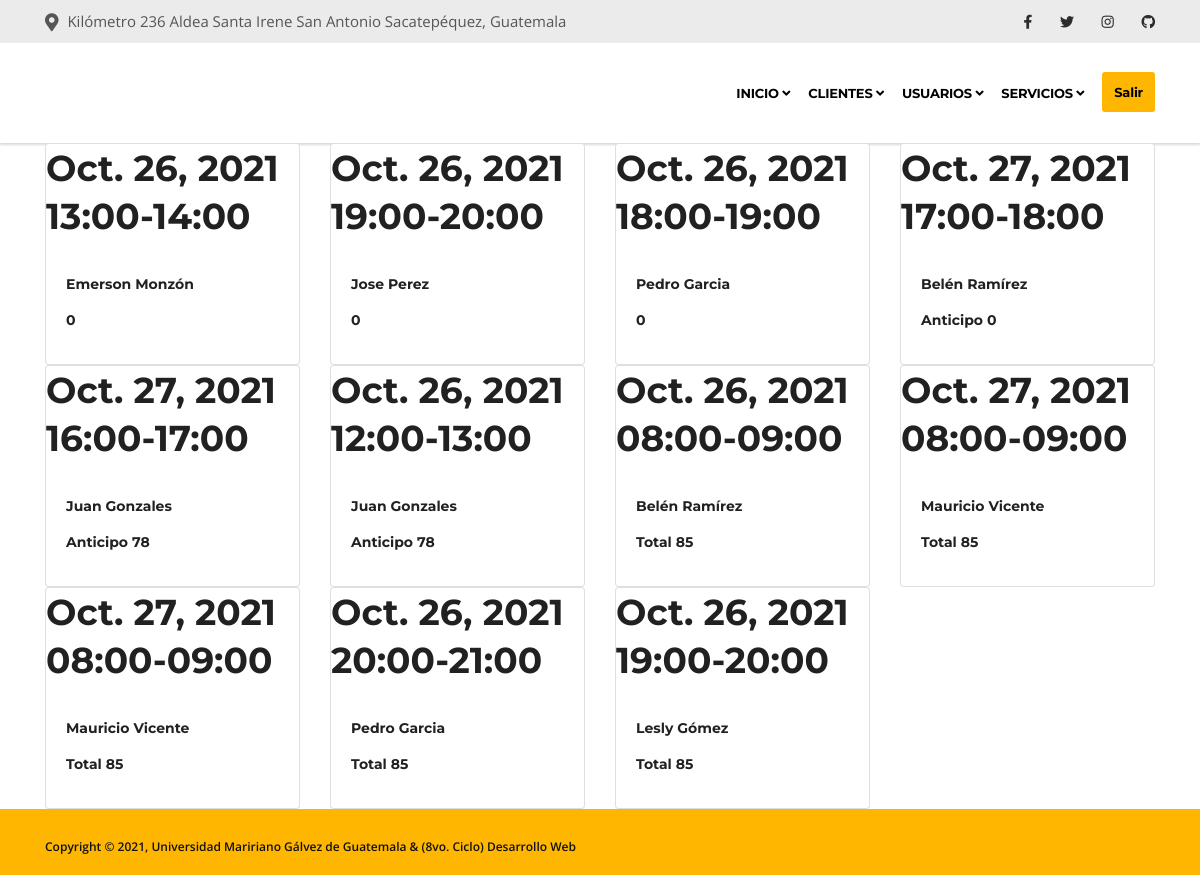
Page /reservado/ on the committed database.
### Apps/home/models.py (models this page shows, shortened)
class Reservas(models.Model):
   pago=(
      ('Total','Cancelado'),
      ('Anticipo', 'Anticipo'),
   )
   horario = (
     ('08:00-09:00','8 AM'),
     ('09:00-10:00','9 AM'),
     ('10:00-11:00','10 AM'),
     ('11:00-12:00','11 AM'),
     ('12:00-13:00','12 PM'),
     ('13:00-14:00','1 PM'),
     ('14:00-15:00','2 PM'),
     ('15:00-16:00','3 PM'),
      ('16:00-17:00','4 PM'),
      ('17:00-18:00','5 PM'),
      ('18:00-19:00','6 PM'),
      ('19:00-20:00','7 PM'),
      ('20:00-21:00','8 PM'),
)
   nombre = models.ForeignKey(
   'Cliente',
   on_delete=models.CASCADE,
   default=1
  )
   fecha = models.DateField()
   hora = models.CharField(
     max_length=20,
     choices=horario,
     default=''
 )
   telefono=models.CharField(max_length=12)
   correo = models.CharField(max_length=50)
   pago =models.CharField(
      max_length=20,
      choices=pago,
      default=''
   )
   monto=models.CharField(max_length=12)
   creacion = models.DateField(auto_now_add=True)
   actualizacion = models.DateField(auto_now_add=True)

class Cliente(models.Model):
  doc = (
     ('PASPORT','Pasaporte'),
     ('DPI','DPI'),
)
  nombre = models.CharField(max_length=50)
  apellido = models.CharField(max_length=50)
  direccion = models.CharField(max_length=200)
  documento = models.CharField(
     max_length=20,
     choices=doc,
     default=''
 )
  no_doc = models.CharField(max_length=200)
  imagen=models.CharField(max_length=500, default="")
  nacimiento = models.DateField()
  correo = models.CharField(max_length=50)
  telefono= models.CharField(max_length=10)
  creacion = models.DateField(auto_now_add=True)
  actualizacion = models.DateField(auto_now_add=True)
  def __str__(self) -> str:
     return '%s  %s'%(self.nombre,self.apellido)

### Apps/home/views.py (the view)
# urls.py: path('reservado/',  Reserva.as_view(), name='reservado'),
class Reserva(ListView):
    template_name = 'reservado.html'
    model=Reservas

### Apps/home/templates/reservado.html (shortened to what this page needs)
{% load static %}
<!DOCTYPE html>
<html lang="en">
<head>
  <link rel="stylesheet" href="{% static 'plugins/bootstrap/bootstrap.min.css' %}">
  <link rel="stylesheet" href="{% static 'plugins/fontawesome/css/all.min.css' %}">
  <link rel="stylesheet" href="{% static 'plugins/animate-css/animate.css' %}">
  <link rel="stylesheet" href="{% static 'plugins/slick/slick.css' %}">
  <link rel="stylesheet" href="{% static 'plugins/slick/slick-theme.css' %}">
  <link rel="stylesheet" href="{% static 'plugins/colorbox/colorbox.css' %}">
  <link rel="stylesheet" href="{% static 'css/style.css' %}">
</head>
<body>
  <div class="body-inner">
    <div id="top-bar" class="top-bar">
        <div class="container">
          <div class="row">
              <div class="col-lg-8 col-md-8">
                <ul class="top-info text-center text-md-left">
                    <li><i class="fas fa-map-marker-alt"></i> <p class="info-text">Kilómetro 236 Aldea Santa Irene San Antonio Sacatepéquez, Guatemala</p>
                    </li>
                </ul>
              </div>
              <div class="col-lg-4 col-md-4 top-social text-center text-md-right">
                <ul class="list-unstyled">
                    <li>
                      <a title="Facebook" href="https://facebbok.com">
                          <span class="social-icon"><i class="fab fa-facebook-f"></i></span>
                      </a>
                      <a title="Twitter" href="https://twitter.com">
                          <span class="social-icon"><i class="fab fa-twitter"></i></span>
                      </a>
                      <a title="Instagram" href="https://instagram.com">
                          <span class="social-icon"><i class="fab fa-instagram"></i></span>
                      </a>
                      <a title="Linkdin" href="https://github.com">
                          <span class="social-icon"><i class="fab fa-github"></i></span>
                      </a>
                    </li>
                </ul>
              </div>
          </div>
        </div>
    </div>
<header id="header" class="header-two">
  <div class="site-navigation">
    <div class="container">
        <div class="row">
          <div class="col-lg-12">
              <nav class="navbar navbar-expand-lg navbar-light p-0">
                <div id="navbar-collapse" class="collapse navbar-collapse">
                    <ul class="nav navbar-nav ml-auto align-items-center">
                      <li class="nav-item dropdown active">
                          <a href="#" class="nav-link dropdown-toggle" data-toggle="dropdown">Inicio <i class="fa fa-angle-down"></i></a>
                      </li>
                      <li class="nav-item dropdown">
                          <a href="#" class="nav-link dropdown-toggle" data-toggle="dropdown">Clientes <i class="fa fa-angle-down"></i></a>
                      </li>
                      <li class="nav-item dropdown">
                          <a href="#" class="nav-link dropdown-toggle" data-toggle="dropdown">Usuarios <i class="fa fa-angle-down"></i></a>
                      </li>
                      <li class="nav-item dropdown">
                          <a href="#" class="nav-link dropdown-toggle" data-toggle="dropdown">Servicios <i class="fa fa-angle-down"></i></a>
                      </li>
                      <li class="header-get-a-quote">
                          <a class="btn btn-primary" href="{% url 'home' %}">Salir</a>
                      </li>
                    </ul>
                </div>
              </nav>
          </div>
        </div>
    </div>
  </div>
</header>
<body>
    <div class="container">
        <div class="row">
        {% for reserva in object_list %}
        <div class="col-6 col-sm-4 col-md-3 ">
          <div clas="card-text-center border-info">
            <div class="card">
            <h1 class="card-title">{{reserva.fecha}} {{reserva.hora}}</h1>
            <div class="card-body">
            <h5 class="card-title">{{reserva.nombre}} {{reserva.apellido}}</h5>
            <h5 class="card-title">{{reserva.pago}} {{reserva.monto}}</h5>
            </div>
          </div>
        </div>
      </div>
      {% endfor %}
      </div>
      </div>
</body>
<div class="copyright">
  <div class="container">
    <div class="row align-items-center">
      <div class="col-md-6">
        <div class="copyright-info text-center text-md-left">
          <span>Copyright &copy; , Universidad Maririano Gálvez de Guatemala &amp; (8vo. Ciclo) <a href="https://themefisher.com">Desarrollo Web</a></span>
        </div>
      </div>
  </div>
</div>
</div>
</body>
</html>

### Apps/home/static/css/style.css (style rules this page uses)
body { background: #fff; color: #555; }
body, p { font-family: "Open Sans", sans-serif; text-rendering: optimizeLegibility; -webkit-font-smoothing: antialiased !important; line-height: 26px; font-size: 15px; }
h1, h2, h3, h4, h5, h6 { color: #212121; font-weight: 700; font-family: 'Montserrat', sans-serif; text-rendering: optimizeLegibility; -webkit-font-smoothing: antialiased !important; }
h1 { font-size: 36px; line-height: 48px; }
h5 { font-size: 14px; line-height: 24px; }
html { overflow-x: hidden !important; width: 100%; height: 100%; position: relative; -webkit-font-smoothing: antialiased; text-rendering: optimizeLegibility; }
body { border: 0; margin: 0; padding: 0; }
.body-inner { position: relative; overflow: hidden; }
a:link, a:visited { text-decoration: none; }
a { color: inherit; transition: .2s ease; }
.btn-primary, .btn-dark { border: 0; border-radius: 3px; padding: 12px 20px 10px; font-weight: 700; text-transform: uppercase; color: #fff; font-family: "Montserrat", sans-serif; transition: 350ms; font-size: 14px; }
.btn-primary { background: #ffb600; }
.top-bar { padding: 8px 0; background: #ebebeb; position: relative; }
ul.top-info { list-style: none; margin: 0; padding: 0; }
ul.top-info li { position: relative; line-height: 10px; display: inline-block; margin-left: 0; padding-right: 15px; }
ul.top-info li i { font-size: 18px; position: relative; top: 2px; margin-right: 5px; }
ul.top-info li p.info-text { margin: 0; line-height: normal; display: inline-block; flex-direction: column; }
.top-social .social-icon { display: inline-block !important; }
.top-social ul { list-style: none; padding: 0; margin: 0; margin-right: -12px; }
.top-social ul li { display: inline-block; padding: 0; }
.top-social ul li a { color: #2c2c2c; font-size: 14px; transition: 400ms; padding: 9px 12px; }
.header-two { background: #fff; box-shadow: 0 2px 2px 0 rgba(0, 0, 0, 0.15); padding: 15px 0; }
ul.navbar-nav > li > a { padding: 15px 0 !important; color: #fff; }
ul.navbar-nav > li:hover > a, ul.navbar-nav > li.active > a { color: #ffb600 !important; }
.navbar { border-radius: 0; border: 0; margin-bottom: 0; }
ul.navbar-nav > li:hover > a, ul.navbar-nav > li.active > a { color: #ffb600; position: relative; }
ul.navbar-nav > li { padding: 0 13px; position: relative; }
@media (max-width: 1200px) { ul.navbar-nav > li { padding: 0 9px; } }
@media (max-width: 1200px) { ul.navbar-nav > li .nav-link { font-size: 12px; } }
.header-two .navbar-nav > .header-get-a-quote { top: -4px; }
ul.navbar-nav > li:last-child { padding-right: 0; }
ul.navbar-nav > li:last-child:after { background: none; }
ul.navbar-nav > li > a i { font-weight: 700; }
ul.navbar-nav > li > a:after, ul.navbar-nav > li > a:after { display: none; }
ul.navbar-nav > li > a { font-family: "Montserrat", sans-serif; color: #fff !important; text-rendering: optimizeLegibility; font-weight: 700 !important; text-transform: uppercase; letter-spacing: -.2px; font-size: 14px; margin: 0; line-height: 40px; padding: 30px 0; transition: 350ms; }
.navbar-light ul.navbar-nav > li > a { color: #000 !important; font-size: 13px; }
.site-navigation .container, .search-area { position: relative; }
.header-get-a-quote .btn-primary { padding: 12px 25px !important; font-size: 13px; border-radius: 3px; line-height: normal; text-transform: capitalize; color: #fff; margin-top: 5px; }
@media (max-width: 1200px) { .header-get-a-quote .btn-primary { padding: 12px !important; } }
.copyright { background: #ffb600; color: #111; padding: 25px 0 15px; position: relative; z-index: 1; font-weight: 600; font-size: 12px; }

### rows in the picture
Reservas: fecha "Oct. 26, 2021", hora "13:00-14:00", nombre "Emerson Monzón", monto "0"
Reservas: fecha "Oct. 26, 2021", hora "19:00-20:00", nombre "Jose Perez", monto "0"
Reservas: fecha "Oct. 26, 2021", hora "18:00-19:00", nombre "Pedro Garcia", monto "0"
Reservas: fecha "Oct. 27, 2021", hora "17:00-18:00", nombre "Belén Ramírez", pago "Anticipo", monto "0"
Reservas: fecha "Oct. 27, 2021", hora "16:00-17:00", nombre "Juan Gonzales", pago "Anticipo", monto "78"
Reservas: fecha "Oct. 26, 2021", hora "12:00-13:00", nombre "Juan Gonzales", pago "Anticipo", monto "78"
Reservas: fecha "Oct. 26, 2021", hora "08:00-09:00", nombre "Belén Ramírez", pago "Total", monto "85"
Reservas: fecha "Oct. 27, 2021", hora "08:00-09:00", nombre "Mauricio Vicente", pago "Total", monto "85"
Reservas: fecha "Oct. 27, 2021", hora "08:00-09:00", nombre "Mauricio Vicente", pago "Total", monto "85"
Reservas: fecha "Oct. 26, 2021", hora "20:00-21:00", nombre "Pedro Garcia", pago "Total", monto "85"
Reservas: fecha "Oct. 26, 2021", hora "19:00-20:00", nombre "Lesly Gómez", pago "Total", monto "85"
